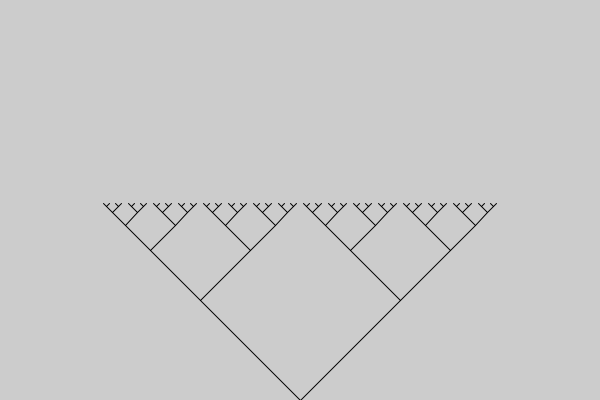
Frame 1 (no input)
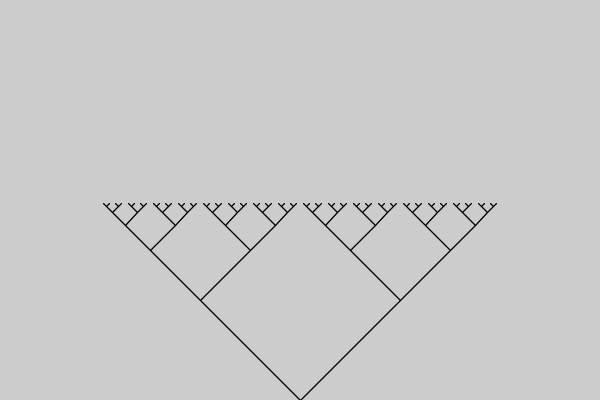
Frame 2 (the mouse pressed at the canvas centre, redrawn once)

The Processing sketch that drew these frames (run headless with seeded random() and noise(); the mouse was pressed at the canvas centre and the sketch redrawn once):

// Processing sketch: rekurssio_5
// ── rekurssio_5.pde
void piirraPuu (int tasoja, float x, float y, float askel)
{
  if (tasoja == 0)
    return;
  float xVasen = x - askel;
  float xOikea = x + askel;
  float yUusi = y - askel;
  line (x, y, xVasen, yUusi);
  line (x, y, xOikea, yUusi);
  int tasojaJaljella = tasoja - 1;
  float uusiAskel = askel / 2;
  piirraPuu (tasojaJaljella, xVasen, yUusi, uusiAskel);
  piirraPuu (tasojaJaljella, xOikea, yUusi, uusiAskel);
}
void setup ()
{
  size (600, 400);
  noLoop ();
}
void draw ()
{
  piirraPuu (6, width / 2.0, height, 100);
}
